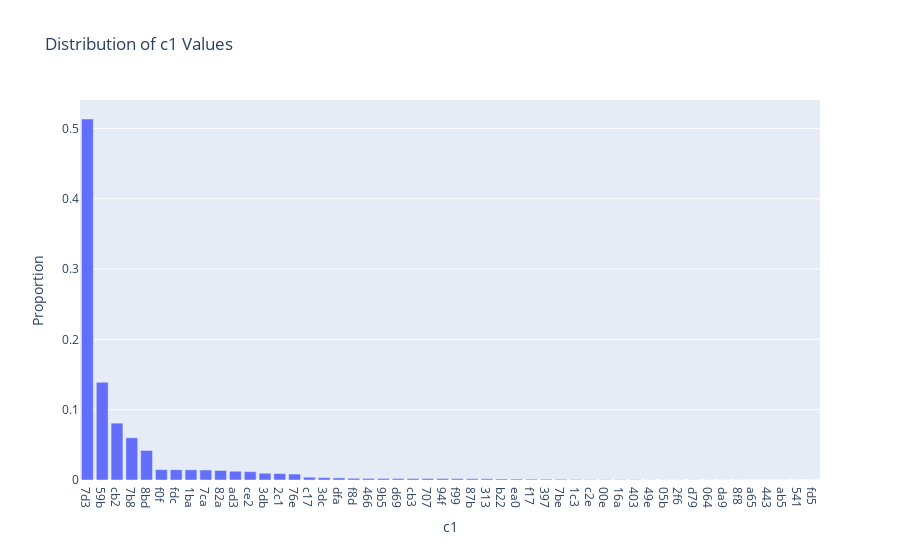

Notebook source saved alongside this figure:
### Code cell
plot_vc(df_train, 'c1')

### Figure 1 — Plotly figure (JSON) as saved in the notebook; plotly's stock layout.template omitted (floating-point values rounded to 4 significant figures)
{"data": [{"alignmentgroup": "True", "hovertemplate": "c1=%{x}<br>Proportion=%{y}<extra></extra>", "legendgroup": "", "marker": {"color": "#636efa", "pattern": {"shape": ""}}, "name": "", "offsetgroup": "", "orientation": "v", "showlegend": false, "textposition": "auto", "type": "bar", "x": ["7d3", "59b", "cb2", "7b8", "8bd", "f0f", "fdc", "1ba", "7ca", "82a", "ad3", "ce2", "3db", "2c1", "76e", "c17", "3dc", "dfa", "f8d", "466", "9b5", "d69", "cb3", "707", "94f", "f99", "87b", "313", "b22", "ea0", "f17", "397", "7be", "1c3", "c2e", "00e", "16a", "403", "49e", "05b", "2f6", "d79", "064", "da9", "8f8", "a65", "443", "ab5", "541", "fd5"], "xaxis": "x", "y": [0.5133, 0.1389, 0.08087, 0.06002, 0.04198, 0.01477, 0.01463, 0.0145, 0.01424, 0.01354, 0.01248, 0.01179, 0.009655, 0.009204, 0.008474, 0.003964, 0.003453, 0.002995, 0.002427, 0.002283, 0.002227, 0.002137, 0.002094, 0.002071, 0.002049, 0.001974, 0.001834, 0.001727, 0.001412, 0.001354, 0.001176, 0.001149, 0.001035, 0.00079, 0.0006134, 0.0005354, 0.0004857, 0.0004621, 0.0002169, 0.000164, 0.000164, 0.0001609, 0.000147, 0.0001255, 0.0001214, 6.993e-05, 6.911e-05, 5.955e-05, 3.21e-05, 2.117e-05], "yaxis": "y"}], "layout": {"barmode": "relative", "legend": {"tracegroupgap": 0}, "title": {"text": "Distribution of c1 Values"}, "xaxis": {"anchor": "y", "categoryorder": "total descending", "domain": [0, 1], "title": {"text": "c1"}}, "yaxis": {"anchor": "x", "domain": [0, 1], "title": {"text": "Proportion"}}}}
